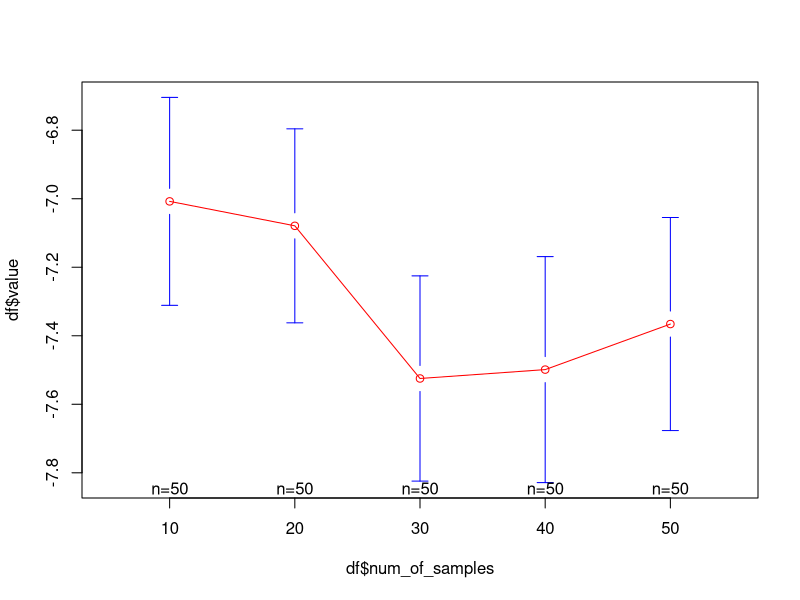
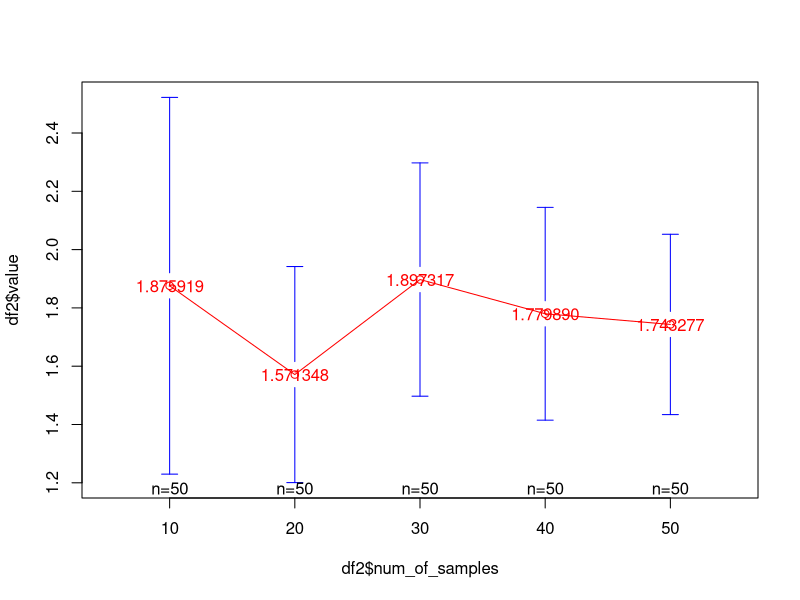
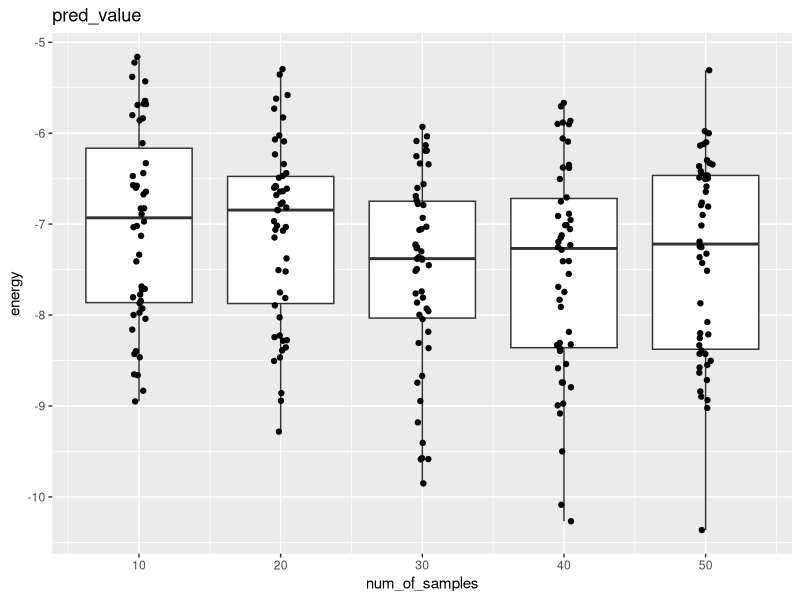
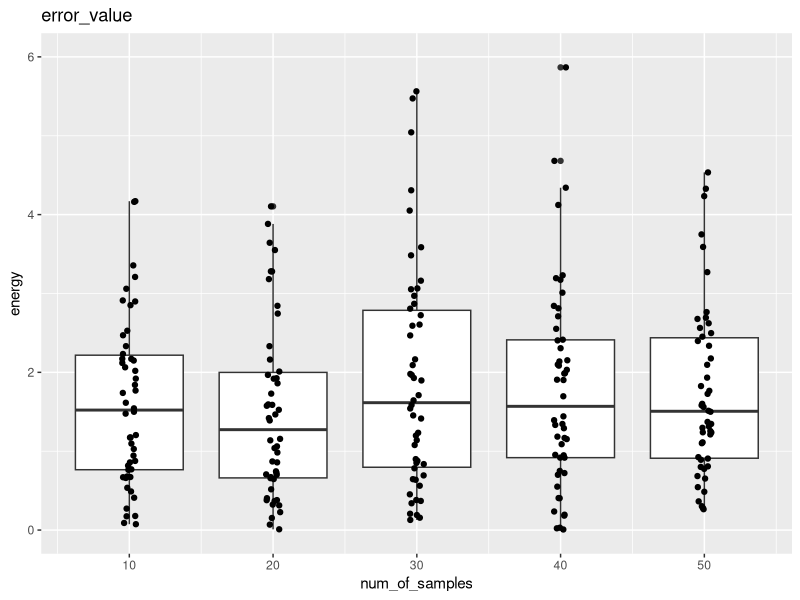

The R script that drew these images, in order:
library(gplots)
library(ggplot2)
library(reshape2)

data <- read.csv("PEIOPT_sum3.csv")

df <- melt(data, id = "num_of_samples",measure.vars = "pred_value")

g <- ggplot(df, aes(x = num_of_samples, y = value))
g <- g + geom_boxplot(aes(group = cut_width(num_of_samples, 0.1)))
g <- g + geom_jitter(width = 0.5)
g <- g + plotmeans(df$value ~ df$num_of_samples, col="red")
g <- g + ggtitle("pred_value")
g <- g + xlab("num_of_samples")
g <- g + ylab("energy")

png("boxplot50_1_predval.png", width = 500, height = 500)
g
dev.off()

df2 <- melt(data, id = "num_of_samples",measure.vars = "error_value")

g2 <- ggplot(df2, aes(x = num_of_samples, y = value))
g2 <- g2 + geom_boxplot(aes(group = cut_width(num_of_samples, 0.1)))
g2 <- g2 + geom_jitter(width = 0.5)
g2 <- g2 + plotmeans(df2$value ~ df2$num_of_samples, col="red", mean.labels = TRUE)
g2 <- g2 + coord_cartesian(ylim = c(0, 6))
g2 <- g2 + ggtitle("error_value")
g2 <- g2 + xlab("num_of_samples")
g2 <- g2 + ylab("energy")

png("boxplot50_1_errorval.png", width = 500, height = 500)
g2
dev.off()
